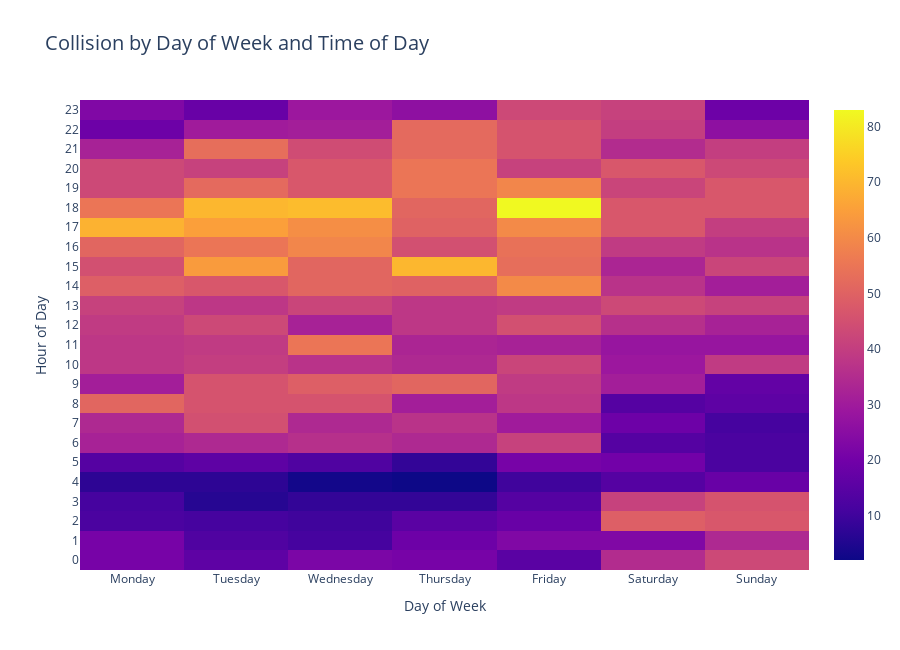
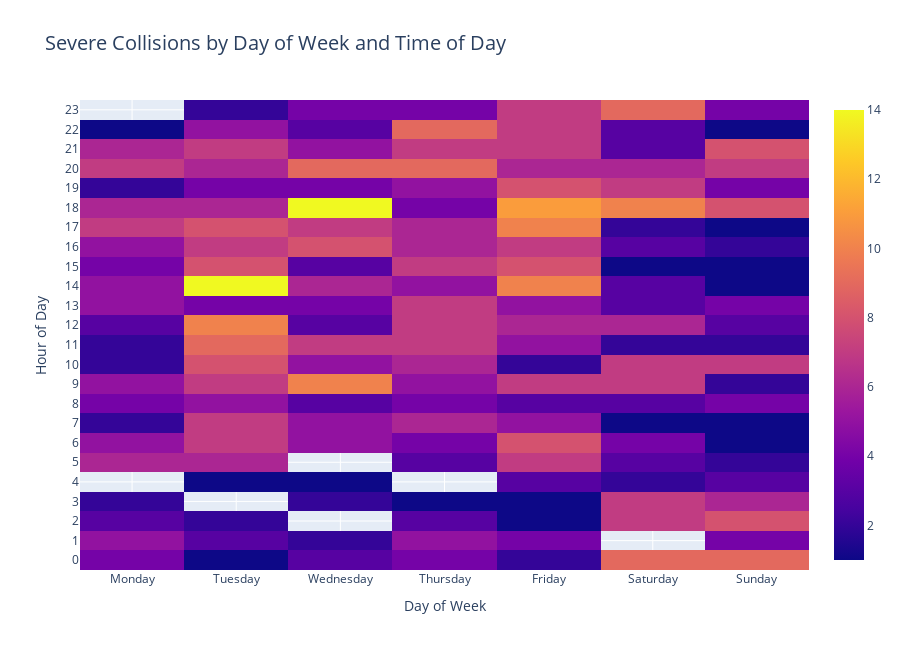

Write notebook code for charts like these, in order.
### Code cell
collision_dow_hod = df_seriously_injured.groupby(['HOUR', 'Day_of_Week'])['ACCNUM'].count().unstack()
collision_dow_hod = collision_dow_hod[['Monday', 'Tuesday', 'Wednesday', 'Thursday', 'Friday', 'Saturday', 'Sunday']]

temp = df_seriously_injured[(df_seriously_injured.ACCLASS=='Fatal')]
collision_dow_hod_severe = temp.groupby(['HOUR', 'Day_of_Week'])['ACCNUM'].count().unstack()
collision_dow_hod_severe = collision_dow_hod_severe[['Monday', 'Tuesday', 'Wednesday', 'Thursday', 'Friday', 'Saturday', 'Sunday']]

data = [collision_dow_hod, collision_dow_hod_severe]
title = [
    'Collision by Day of Week and Time of Day', 
    'Severe Collisions by Day of Week and Time of Day'
]
chart_data = zip(data, title)

for item in chart_data:
    
    fig = {
        "data": [{"type": "heatmap",
                  "x": item[0].columns,
                  "y": item[0].index,
                  "z": item[0].values.tolist(),
                 }],
        "layout": {"title": {"text": item[1], "font_size": 20},
                   "xaxis": {"title": "Day of Week",
                             "tickfont_size": 12, 
                             "type": "category"},
                   "yaxis": {"title": "Hour of Day",  
                             "tickfont_size": 12,
                             "type": "category"},
                   "height": 650
                  }
    }

    pio.show(fig)

### Figure 1 — Plotly figure (JSON) as saved in the notebook; plotly's stock layout.template omitted (floating-point values rounded to 4 significant figures; data arrays with more than 128 entries replaced by an {"elided": "..."} marker saying what was removed)
{"data": [{"type": "heatmap", "x": ["Monday", "Tuesday", "Wednesday", "Thursday", "Friday", "Saturday", "Sunday"], "y": [0, 1, 2, 3, 4, 5, 6, 7, 8, 9, 10, 11, 12, 13, 14, 15, 16, 17, 18, 19, 20, 21, 22, 23], "z": {"elided": "24x7 int values"}}], "layout": {"height": 650, "title": {"font": {"size": 20}, "text": "Collision by Day of Week and Time of Day"}, "xaxis": {"tickfont": {"size": 12}, "title": {"text": "Day of Week"}, "type": "category"}, "yaxis": {"tickfont": {"size": 12}, "title": {"text": "Hour of Day"}, "type": "category"}}}

### Figure 2 — Plotly figure (JSON) as saved in the notebook; plotly's stock layout.template omitted (floating-point values rounded to 4 significant figures; data arrays with more than 128 entries replaced by an {"elided": "..."} marker saying what was removed)
{"data": [{"type": "heatmap", "x": ["Monday", "Tuesday", "Wednesday", "Thursday", "Friday", "Saturday", "Sunday"], "y": [0, 1, 2, 3, 4, 5, 6, 7, 8, 9, 10, 11, 12, 13, 14, 15, 16, 17, 18, 19, 20, 21, 22, 23], "z": {"elided": "24x7 int values"}}], "layout": {"height": 650, "title": {"font": {"size": 20}, "text": "Severe Collisions by Day of Week and Time of Day"}, "xaxis": {"tickfont": {"size": 12}, "title": {"text": "Day of Week"}, "type": "category"}, "yaxis": {"tickfont": {"size": 12}, "title": {"text": "Hour of Day"}, "type": "category"}}}
